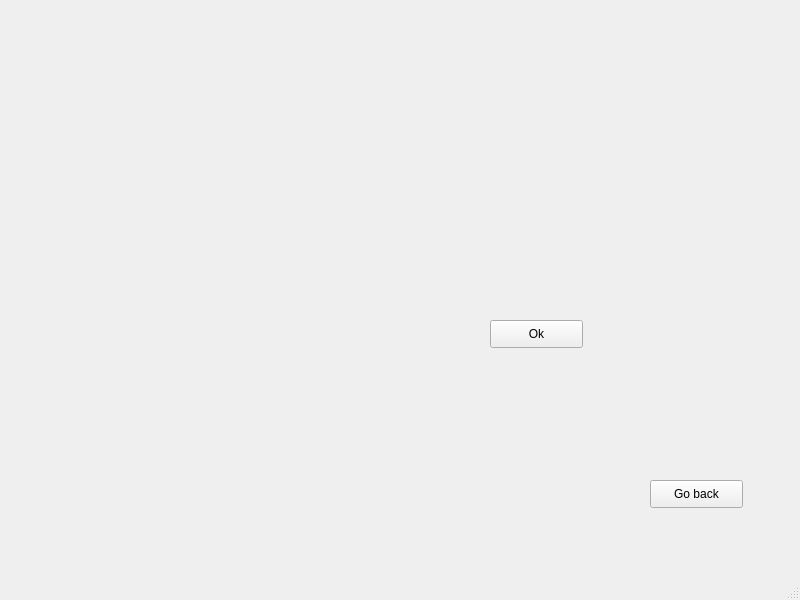
<?xml version="1.0" encoding="UTF-8"?>
<ui version="4.0">
 <class>edituserprofile</class>
 <widget class="QMainWindow" name="edituserprofile">
  <property name="geometry">
   <rect>
    <x>0</x>
    <y>0</y>
    <width>800</width>
    <height>600</height>
   </rect>
  </property>
  <property name="windowTitle">
   <string>MainWindow</string>
  </property>
  <widget class="QWidget" name="centralwidget">
   <widget class="QPushButton" name="cancel">
    <property name="geometry">
     <rect>
      <x>650</x>
      <y>480</y>
      <width>93</width>
      <height>28</height>
     </rect>
    </property>
    <property name="text">
     <string>Go back</string>
    </property>
   </widget>
   <widget class="QPushButton" name="confirm">
    <property name="geometry">
     <rect>
      <x>490</x>
      <y>320</y>
      <width>93</width>
      <height>28</height>
     </rect>
    </property>
    <property name="text">
     <string>Ok</string>
    </property>
   </widget>
  </widget>
  <widget class="QMenuBar" name="menubar">
   <property name="geometry">
    <rect>
     <x>0</x>
     <y>0</y>
     <width>800</width>
     <height>25</height>
    </rect>
   </property>
  </widget>
  <widget class="QStatusBar" name="statusbar"/>
 </widget>
 <resources/>
 <connections/>
</ui>
